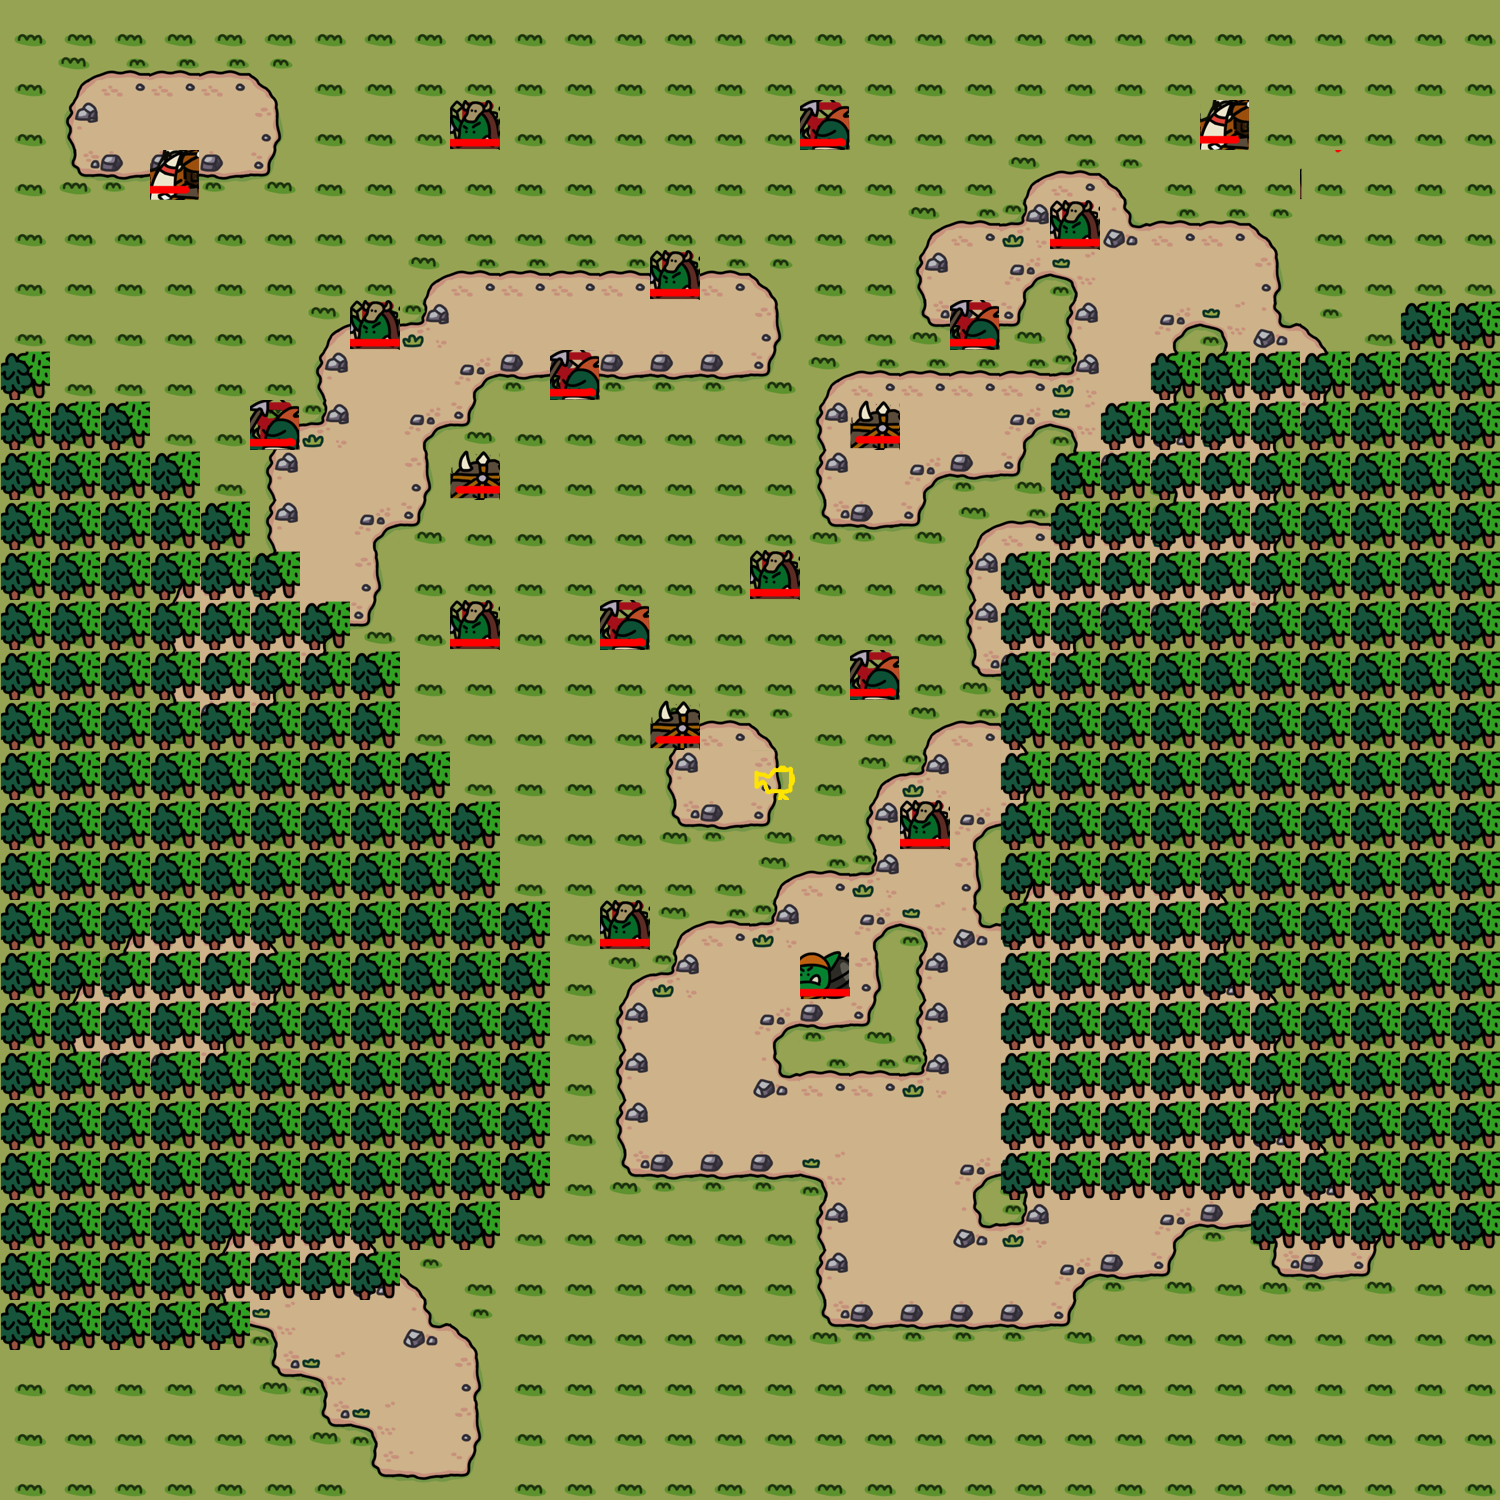

Rendered tile map (Tiled .tmx) drawn with the repository's tilesets; below, a short description and the map source with its tile grids summarised:
An orthogonal 30x30 tile map with 50x50 px tiles, 4 tile layers (stage, soil, deco, unit).

<map version="1.0" orientation="orthogonal" renderorder="right-down" width="30" height="30" tilewidth="50" tileheight="50" nextobjectid="1">
    <tileset firstgid="1" name="grassTilemap" tilewidth="50" tileheight="50" tilecount="130">
        <image source="50TileSet.png" width="512" height="1024" />
  <terraintypes>
   <terrain name="soil" tile="-1" />
  </terraintypes>
  <tile id="30" terrain=",,,0" />
  <tile id="31" terrain=",,0,0" />
  <tile id="32" terrain=",,0," />
  <tile id="33" terrain="0,0,0," />
  <tile id="34" terrain="0,0,,0" />
  <tile id="40" terrain=",0,,0" />
  <tile id="41" terrain="0,0,0,0" />
  <tile id="42" terrain="0,,0," />
  <tile id="43" terrain="0,,0,0" />
  <tile id="44" terrain=",0,0,0" />
  <tile id="50" terrain=",0,," />
  <tile id="51" terrain="0,0,," />
  <tile id="52" terrain="0,,," />
 </tileset>
 <layer name="stage" width="30" height="30">
  <data>[900 cells, 900 non-empty, 2 distinct tile ids]</data>
 </layer>
 <layer name="soil" width="30" height="30">
  <data>[900 cells, 349 non-empty, 16 distinct tile ids]</data>
 </layer>
 <layer name="deco" width="30" height="30">
  <data>[900 cells, 331 non-empty, 2 distinct tile ids]</data>
 </layer>
 <layer name="unit" width="30" height="30">
  <data>[900 cells, 21 non-empty, 6 distinct tile ids]</data>
 </layer>
</map>
